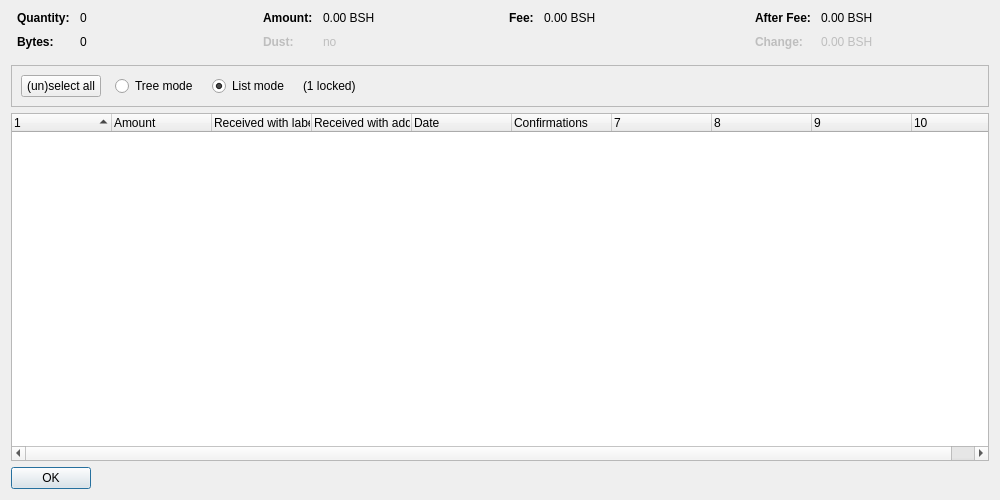
<?xml version="1.0" encoding="UTF-8"?>
<ui version="4.0">
 <class>CoinControlDialog</class>
 <widget class="QDialog" name="CoinControlDialog">
  <property name="geometry">
   <rect>
    <x>0</x>
    <y>0</y>
    <width>1000</width>
    <height>500</height>
   </rect>
  </property>
  <property name="windowTitle">
   <string>Coin Selection</string>
  </property>
  <layout class="QVBoxLayout" name="verticalLayout">
   <item>
    <layout class="QHBoxLayout" name="horizontalLayoutTop" stretch="0,0,0,0">
     <property name="topMargin">
      <number>0</number>
     </property>
     <property name="bottomMargin">
      <number>10</number>
     </property>
     <item>
      <layout class="QFormLayout" name="formLayoutCoinControl1">
       <property name="horizontalSpacing">
        <number>10</number>
       </property>
       <property name="verticalSpacing">
        <number>10</number>
       </property>
       <property name="leftMargin">
        <number>6</number>
       </property>
       <property name="rightMargin">
        <number>6</number>
       </property>
       <item row="0" column="0">
        <widget class="QLabel" name="labelCoinControlQuantityText">
         <property name="font">
          <font>
           <weight>75</weight>
           <bold>true</bold>
          </font>
         </property>
         <property name="text">
          <string>Quantity:</string>
         </property>
        </widget>
       </item>
       <item row="0" column="1">
        <widget class="QLabel" name="labelCoinControlQuantity">
         <property name="cursor">
          <cursorShape>IBeamCursor</cursorShape>
         </property>
         <property name="contextMenuPolicy">
          <enum>Qt::ActionsContextMenu</enum>
         </property>
         <property name="text">
          <string notr="true">0</string>
         </property>
         <property name="textInteractionFlags">
          <set>Qt::LinksAccessibleByMouse|Qt::TextSelectableByKeyboard|Qt::TextSelectableByMouse</set>
         </property>
        </widget>
       </item>
       <item row="1" column="0">
        <widget class="QLabel" name="labelCoinControlBytesText">
         <property name="font">
          <font>
           <weight>75</weight>
           <bold>true</bold>
          </font>
         </property>
         <property name="text">
          <string>Bytes:</string>
         </property>
        </widget>
       </item>
       <item row="1" column="1">
        <widget class="QLabel" name="labelCoinControlBytes">
         <property name="cursor">
          <cursorShape>IBeamCursor</cursorShape>
         </property>
         <property name="contextMenuPolicy">
          <enum>Qt::ActionsContextMenu</enum>
         </property>
         <property name="text">
          <string notr="true">0</string>
         </property>
         <property name="textInteractionFlags">
          <set>Qt::LinksAccessibleByMouse|Qt::TextSelectableByKeyboard|Qt::TextSelectableByMouse</set>
         </property>
        </widget>
       </item>
      </layout>
     </item>
     <item>
      <layout class="QFormLayout" name="formLayoutCoinControl2">
       <property name="horizontalSpacing">
        <number>10</number>
       </property>
       <property name="verticalSpacing">
        <number>10</number>
       </property>
       <property name="leftMargin">
        <number>6</number>
       </property>
       <property name="rightMargin">
        <number>6</number>
       </property>
       <item row="0" column="0">
        <widget class="QLabel" name="labelCoinControlAmountText">
         <property name="font">
          <font>
           <weight>75</weight>
           <bold>true</bold>
          </font>
         </property>
         <property name="text">
          <string>Amount:</string>
         </property>
        </widget>
       </item>
       <item row="0" column="1">
        <widget class="QLabel" name="labelCoinControlAmount">
         <property name="cursor">
          <cursorShape>IBeamCursor</cursorShape>
         </property>
         <property name="contextMenuPolicy">
          <enum>Qt::ActionsContextMenu</enum>
         </property>
         <property name="text">
          <string notr="true">0.00 BSH</string>
         </property>
         <property name="textInteractionFlags">
          <set>Qt::LinksAccessibleByMouse|Qt::TextSelectableByKeyboard|Qt::TextSelectableByMouse</set>
         </property>
        </widget>
       </item>
       <item row="1" column="0">
        <widget class="QLabel" name="labelCoinControlLowOutputText">
         <property name="enabled">
          <bool>false</bool>
         </property>
         <property name="font">
          <font>
           <weight>75</weight>
           <bold>true</bold>
          </font>
         </property>
         <property name="text">
          <string>Dust:</string>
         </property>
        </widget>
       </item>
       <item row="1" column="1">
        <widget class="QLabel" name="labelCoinControlLowOutput">
         <property name="enabled">
          <bool>false</bool>
         </property>
         <property name="cursor">
          <cursorShape>IBeamCursor</cursorShape>
         </property>
         <property name="contextMenuPolicy">
          <enum>Qt::ActionsContextMenu</enum>
         </property>
         <property name="text">
          <string notr="true">no</string>
         </property>
         <property name="textInteractionFlags">
          <set>Qt::LinksAccessibleByMouse|Qt::TextSelectableByKeyboard|Qt::TextSelectableByMouse</set>
         </property>
        </widget>
       </item>
      </layout>
     </item>
     <item>
      <layout class="QFormLayout" name="formLayoutCoinControl3">
       <property name="horizontalSpacing">
        <number>10</number>
       </property>
       <property name="verticalSpacing">
        <number>10</number>
       </property>
       <property name="leftMargin">
        <number>6</number>
       </property>
       <property name="rightMargin">
        <number>6</number>
       </property>
       <item row="0" column="0">
        <widget class="QLabel" name="labelCoinControlFeeText">
         <property name="font">
          <font>
           <weight>75</weight>
           <bold>true</bold>
          </font>
         </property>
         <property name="text">
          <string>Fee:</string>
         </property>
        </widget>
       </item>
       <item row="0" column="1">
        <widget class="QLabel" name="labelCoinControlFee">
         <property name="cursor">
          <cursorShape>IBeamCursor</cursorShape>
         </property>
         <property name="contextMenuPolicy">
          <enum>Qt::ActionsContextMenu</enum>
         </property>
         <property name="text">
          <string notr="true">0.00 BSH</string>
         </property>
         <property name="textInteractionFlags">
          <set>Qt::LinksAccessibleByMouse|Qt::TextSelectableByKeyboard|Qt::TextSelectableByMouse</set>
         </property>
        </widget>
       </item>
      </layout>
     </item>
     <item>
      <layout class="QFormLayout" name="formLayoutCoinControl4">
       <property name="horizontalSpacing">
        <number>10</number>
       </property>
       <property name="verticalSpacing">
        <number>10</number>
       </property>
       <property name="leftMargin">
        <number>6</number>
       </property>
       <property name="rightMargin">
        <number>6</number>
       </property>
       <item row="0" column="0">
        <widget class="QLabel" name="labelCoinControlAfterFeeText">
         <property name="font">
          <font>
           <weight>75</weight>
           <bold>true</bold>
          </font>
         </property>
         <property name="text">
          <string>After Fee:</string>
         </property>
        </widget>
       </item>
       <item row="0" column="1">
        <widget class="QLabel" name="labelCoinControlAfterFee">
         <property name="cursor">
          <cursorShape>IBeamCursor</cursorShape>
         </property>
         <property name="contextMenuPolicy">
          <enum>Qt::ActionsContextMenu</enum>
         </property>
         <property name="text">
          <string notr="true">0.00 BSH</string>
         </property>
         <property name="textInteractionFlags">
          <set>Qt::LinksAccessibleByMouse|Qt::TextSelectableByKeyboard|Qt::TextSelectableByMouse</set>
         </property>
        </widget>
       </item>
       <item row="1" column="0">
        <widget class="QLabel" name="labelCoinControlChangeText">
         <property name="enabled">
          <bool>false</bool>
         </property>
         <property name="font">
          <font>
           <weight>75</weight>
           <bold>true</bold>
          </font>
         </property>
         <property name="text">
          <string>Change:</string>
         </property>
        </widget>
       </item>
       <item row="1" column="1">
        <widget class="QLabel" name="labelCoinControlChange">
         <property name="enabled">
          <bool>false</bool>
         </property>
         <property name="cursor">
          <cursorShape>IBeamCursor</cursorShape>
         </property>
         <property name="contextMenuPolicy">
          <enum>Qt::ActionsContextMenu</enum>
         </property>
         <property name="text">
          <string notr="true">0.00 BSH</string>
         </property>
         <property name="textInteractionFlags">
          <set>Qt::LinksAccessibleByMouse|Qt::TextSelectableByKeyboard|Qt::TextSelectableByMouse</set>
         </property>
        </widget>
       </item>
      </layout>
     </item>
    </layout>
   </item>
   <item>
    <widget class="QFrame" name="frame">
     <property name="minimumSize">
      <size>
       <width>0</width>
       <height>40</height>
      </size>
     </property>
     <property name="frameShape">
      <enum>QFrame::StyledPanel</enum>
     </property>
     <property name="frameShadow">
      <enum>QFrame::Sunken</enum>
     </property>
     <layout class="QHBoxLayout" name="horizontalLayout">
      <item>
       <layout class="QHBoxLayout" name="horizontalLayoutPanel" stretch="0,0,0,0,0">
        <property name="spacing">
         <number>14</number>
        </property>
        <item>
         <widget class="QPushButton" name="pushButtonSelectAll">
          <property name="sizePolicy">
           <sizepolicy hsizetype="Maximum" vsizetype="Fixed">
            <horstretch>0</horstretch>
            <verstretch>0</verstretch>
           </sizepolicy>
          </property>
          <property name="text">
           <string>(un)select all</string>
          </property>
          <property name="autoDefault">
           <bool>false</bool>
          </property>
         </widget>
        </item>
        <item>
         <widget class="QRadioButton" name="radioTreeMode">
          <property name="sizePolicy">
           <sizepolicy hsizetype="Maximum" vsizetype="Fixed">
            <horstretch>0</horstretch>
            <verstretch>0</verstretch>
           </sizepolicy>
          </property>
          <property name="text">
           <string>Tree mode</string>
          </property>
         </widget>
        </item>
        <item>
         <widget class="QRadioButton" name="radioListMode">
          <property name="sizePolicy">
           <sizepolicy hsizetype="Maximum" vsizetype="Fixed">
            <horstretch>0</horstretch>
            <verstretch>0</verstretch>
           </sizepolicy>
          </property>
          <property name="text">
           <string>List mode</string>
          </property>
          <property name="checked">
           <bool>true</bool>
          </property>
         </widget>
        </item>
        <item>
         <widget class="QLabel" name="labelLocked">
          <property name="text">
           <string notr="true">(1 locked)</string>
          </property>
         </widget>
        </item>
        <item>
         <spacer name="horizontalSpacer">
          <property name="orientation">
           <enum>Qt::Horizontal</enum>
          </property>
          <property name="sizeHint" stdset="0">
           <size>
            <width>40</width>
            <height>20</height>
           </size>
          </property>
         </spacer>
        </item>
       </layout>
      </item>
     </layout>
    </widget>
   </item>
   <item>
    <widget class="CoinControlTreeWidget" name="treeWidget">
     <property name="contextMenuPolicy">
      <enum>Qt::CustomContextMenu</enum>
     </property>
     <property name="sortingEnabled">
      <bool>false</bool>
     </property>
     <property name="columnCount">
      <number>10</number>
     </property>
     <attribute name="headerShowSortIndicator" stdset="0">
      <bool>true</bool>
     </attribute>
     <attribute name="headerStretchLastSection">
      <bool>false</bool>
     </attribute>
     <column>
      <property name="text">
       <string/>
      </property>
     </column>
     <column>
      <property name="text">
       <string>Amount</string>
      </property>
     </column>
     <column>
      <property name="text">
       <string>Received with label</string>
      </property>
     </column>
     <column>
      <property name="text">
       <string>Received with address</string>
      </property>
     </column>
     <column>
      <property name="text">
       <string>Date</string>
      </property>
     </column>
     <column>
      <property name="text">
       <string>Confirmations</string>
      </property>
      <property name="toolTip">
       <string>Confirmed</string>
      </property>
     </column>
     <column>
      <property name="text">
       <string/>
      </property>
     </column>
     <column>
      <property name="text">
       <string/>
      </property>
     </column>
     <column>
      <property name="text">
       <string/>
      </property>
     </column>
     <column>
      <property name="text">
       <string/>
      </property>
     </column>
    </widget>
   </item>
   <item>
    <widget class="QDialogButtonBox" name="buttonBox">
     <property name="sizePolicy">
      <sizepolicy hsizetype="Maximum" vsizetype="Fixed">
       <horstretch>0</horstretch>
       <verstretch>0</verstretch>
      </sizepolicy>
     </property>
     <property name="orientation">
      <enum>Qt::Horizontal</enum>
     </property>
     <property name="standardButtons">
      <set>QDialogButtonBox::Ok</set>
     </property>
    </widget>
   </item>
  </layout>
 </widget>
 <customwidgets>
  <customwidget>
   <class>CoinControlTreeWidget</class>
   <extends>QTreeWidget</extends>
   <header>coincontroltreewidget.h</header>
  </customwidget>
 </customwidgets>
 <resources/>
 <connections/>
</ui>
